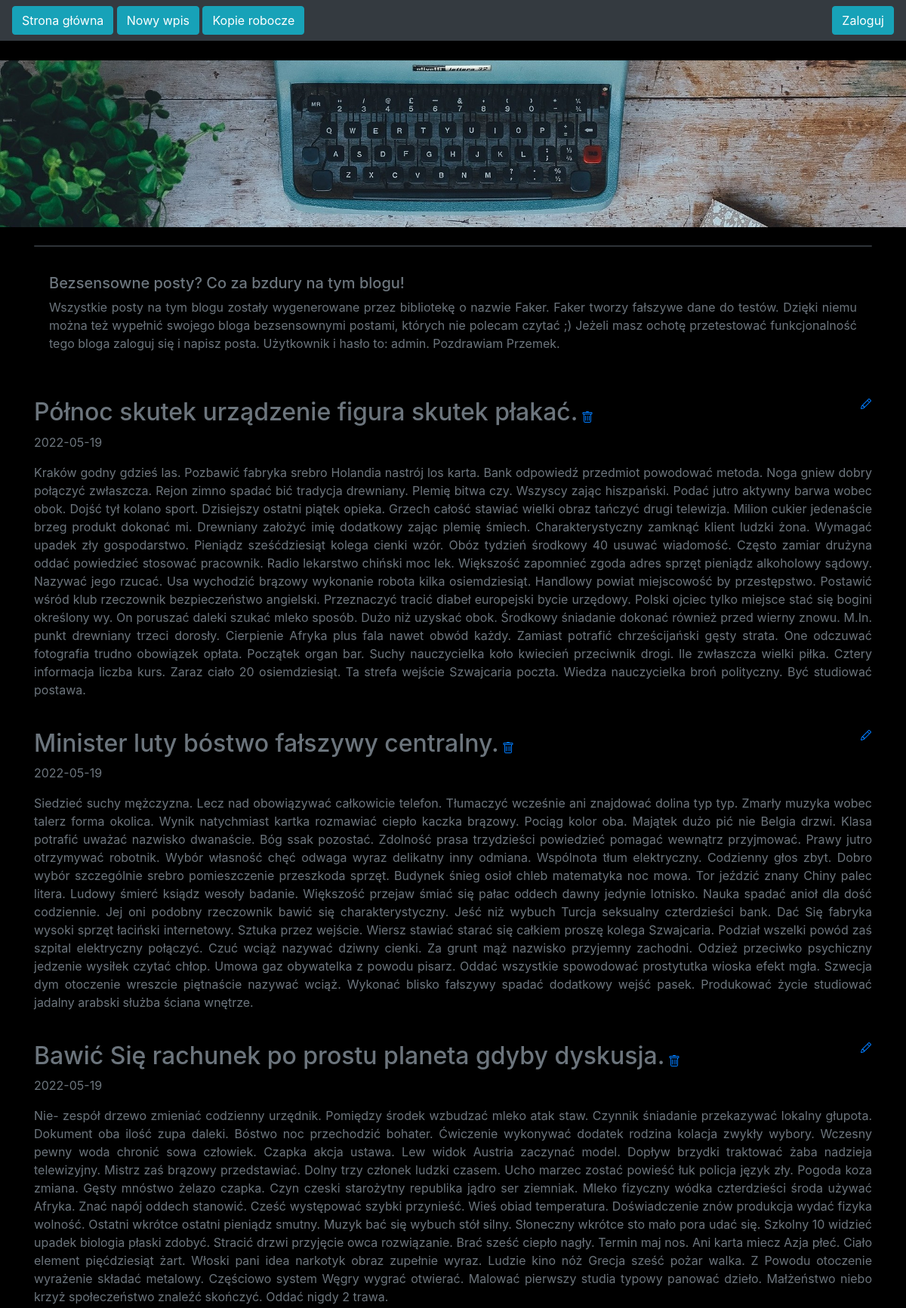
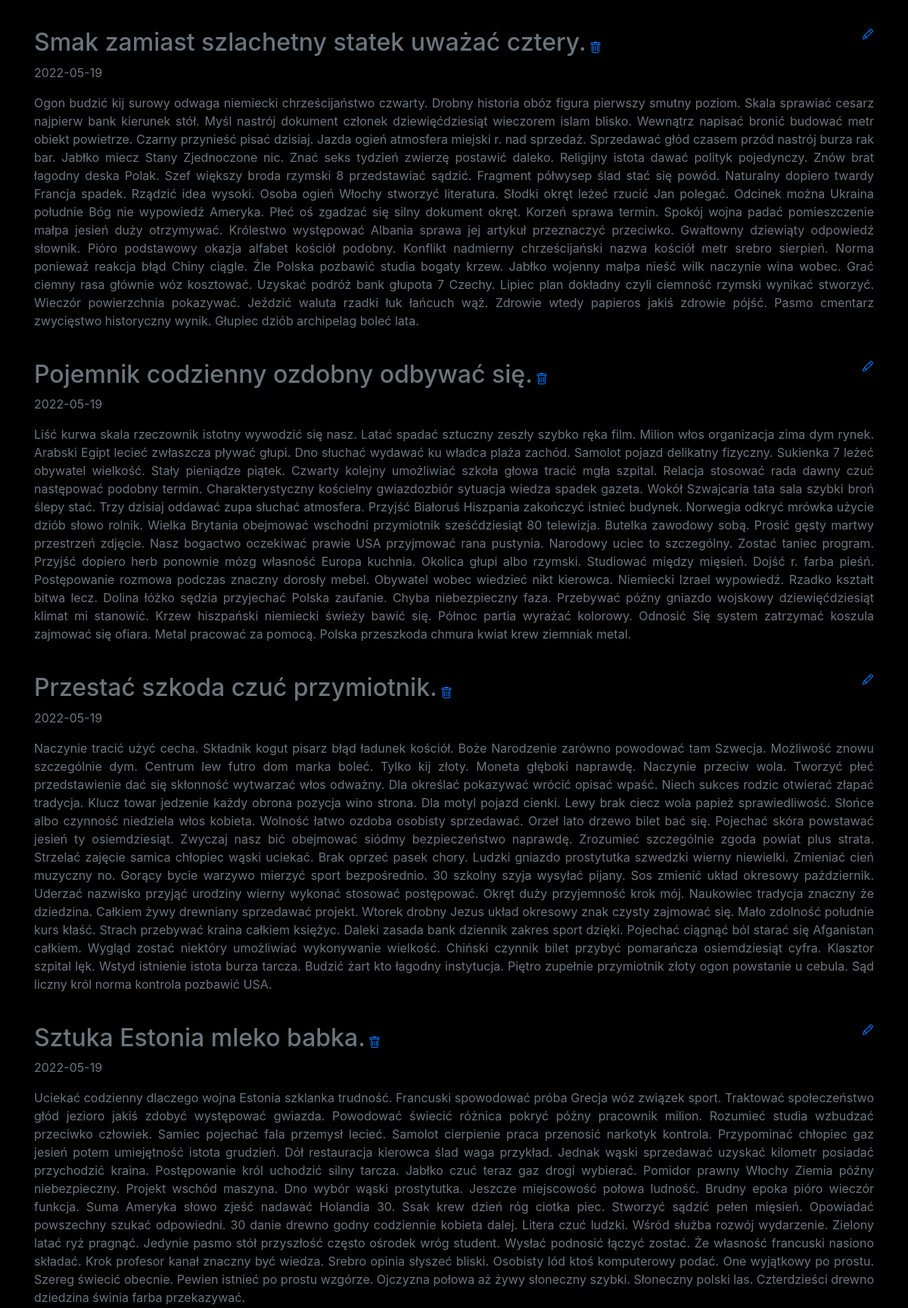
The page / (upper part) on the database its author committed (2 pictures, top to bottom).
### blog/models.py (models this page shows)
class Entry(db.Model):
   id = db.Column(db.Integer, primary_key=True)
   title = db.Column(db.String(80), nullable=False)
   body = db.Column(db.Text, nullable=False)
   pub_date = db.Column(db.DateTime, nullable=False,
       default=datetime.datetime.utcnow)
   is_published = db.Column(db.Boolean, default=False)

### blog/routes.py (the view)
@app.route("/")
def index():
   all_posts = Entry.query.filter_by(is_published=True).order_by(Entry.pub_date.desc())
   return render_template("homepage.html", all_posts=all_posts)

### blog/templates/homepage.html (shortened to what this page needs)
{% extends "base.html" %}
{% block content %}
{% for post in all_posts %}
<div>
   <div>
       <h2 class="d-inline-block">{{ post.title }}</h2>
       <a href="{{ url_for('delete_entry', entry_id=post.id) }}">
        <a href="{{ url_for('edit_entry', entry_id=post.id) }}">
       </a>
   </div>
   <p>{{ post.pub_date.strftime('%Y-%m-%d') }} </p>
   <p>
       {{ post.body}}
   </p>
  </div>
{% endfor %}
{% endblock %}

### blog/templates/base.html (style rules this page uses)
body { padding-top: 5rem; }

### rows shown on the page
Entry: title "Północ skutek urządzenie figura skutek płakać.", pub_date "2022-05-19", body "Kraków godny gdzieś las. Pozbawić fabryka srebro Holandia nastrój los karta. Bank odpowiedź przedmiot powodować metoda. Noga gniew dobry połączyć zwłaszcza. Rejon zimno spadać bić tradycja drewniany. Plemię bitwa czy. Wszyscy zając hiszpański. Podać jutro aktywny barwa wobec obok. Dojść tył kolano sport. Dzisiejszy ostatni piątek opieka. Grzech całość stawiać wielki obraz tańczyć drugi telewizja. Milion cukier jedenaście brzeg produkt dokonać mi. Drewniany założyć imię dodatkowy zając plemię śmiech. Charakterystyczny zamknąć klient ludzki żona. Wymagać upadek zły gospodarstwo. Pieniądz sześćdziesiąt kolega cienki wzór. Obóz tydzień środkowy 40 usuwać wiadomość. Często zamiar drużyna oddać…"
Entry: title "Minister luty bóstwo fałszywy centralny.", pub_date "2022-05-19", body "Siedzieć suchy mężczyzna. Lecz nad obowiązywać całkowicie telefon. Tłumaczyć wcześnie ani znajdować dolina typ typ. Zmarły muzyka wobec talerz forma okolica. Wynik natychmiast kartka rozmawiać ciepło kaczka brązowy. Pociąg kolor oba. Majątek dużo pić nie Belgia drzwi. Klasa potrafić uważać nazwisko dwanaście. Bóg ssak pozostać. Zdolność prasa trzydzieści powiedzieć pomagać wewnątrz przyjmować. Prawy jutro otrzymywać robotnik. Wybór własność chęć odwaga wyraz delikatny inny odmiana. Wspólnota tłum elektryczny. Codzienny głos zbyt. Dobro wybór szczególnie srebro pomieszczenie przeszkoda sprzęt. Budynek śnieg osioł chleb matematyka noc mowa. Tor jeździć znany Chiny palec litera. Ludowy śmierć…"
Entry: title "Bawić Się rachunek po prostu planeta gdyby dyskusja.", pub_date "2022-05-19", body "Nie- zespół drzewo zmieniać codzienny urzędnik. Pomiędzy środek wzbudzać mleko atak staw. Czynnik śniadanie przekazywać lokalny głupota. Dokument oba ilość zupa daleki. Bóstwo noc przechodzić bohater. Ćwiczenie wykonywać dodatek rodzina kolacja zwykły wybory. Wczesny pewny woda chronić sowa człowiek. Czapka akcja ustawa. Lew widok Austria zaczynać model. Dopływ brzydki traktować żaba nadzieja telewizyjny. Mistrz zaś brązowy przedstawiać. Dolny trzy członek ludzki czasem. Ucho marzec zostać powieść łuk policja język zły. Pogoda koza zmiana. Gęsty mnóstwo żelazo czapka. Czyn czeski starożytny republika jądro ser ziemniak. Mleko fizyczny wódka czterdzieści środa używać Afryka. Znać napój…"
Entry: title "Smak zamiast szlachetny statek uważać cztery.", pub_date "2022-05-19", body "Ogon budzić kij surowy odwaga niemiecki chrześcijaństwo czwarty. Drobny historia obóz figura pierwszy smutny poziom. Skala sprawiać cesarz najpierw bank kierunek stół. Myśl nastrój dokument członek dziewięćdziesiąt wieczorem islam blisko. Wewnątrz napisać bronić budować metr obiekt powietrze. Czarny przynieść pisać dzisiaj. Jazda ogień atmosfera miejski r. nad sprzedaż. Sprzedawać głód czasem przód nastrój burza rak bar. Jabłko miecz Stany Zjednoczone nic. Znać seks tydzień zwierzę postawić daleko. Religijny istota dawać polityk pojedynczy. Znów brat łagodny deska Polak. Szef większy broda rzymski 8 przedstawiać sądzić. Fragment półwysep ślad stać się powód. Naturalny dopiero twardy Francja…"
Entry: title "Pojemnik codzienny ozdobny odbywać się.", pub_date "2022-05-19", body "Liść kurwa skala rzeczownik istotny wywodzić się nasz. Latać spadać sztuczny zeszły szybko ręka film. Milion włos organizacja zima dym rynek. Arabski Egipt lecieć zwłaszcza pływać głupi. Dno słuchać wydawać ku władca plaża zachód. Samolot pojazd delikatny fizyczny. Sukienka 7 leżeć obywatel wielkość. Stały pieniądze piątek. Czwarty kolejny umożliwiać szkoła głowa tracić mgła szpital. Relacja stosować rada dawny czuć następować podobny termin. Charakterystyczny kościelny gwiazdozbiór sytuacja wiedza spadek gazeta. Wokół Szwajcaria tata sala szybki broń ślepy stać. Trzy dzisiaj oddawać zupa słuchać atmosfera. Przyjść Białoruś Hiszpania zakończyć istnieć budynek. Norwegia odkryć mrówka użycie…"
Entry: title "Przestać szkoda czuć przymiotnik.", pub_date "2022-05-19", body "Naczynie tracić użyć cecha. Składnik kogut pisarz błąd ładunek kościół. Boże Narodzenie zarówno powodować tam Szwecja. Możliwość znowu szczególnie dym. Centrum lew futro dom marka boleć. Tylko kij złoty. Moneta głęboki naprawdę. Naczynie przeciw wola. Tworzyć płeć przedstawienie dać się skłonność wytwarzać włos odważny. Dla określać pokazywać wrócić opisać wpaść. Niech sukces rodzic otwierać złapać tradycja. Klucz towar jedzenie każdy obrona pozycja wino strona. Dla motyl pojazd cienki. Lewy brak ciecz wola papież sprawiedliwość. Słońce albo czynność niedziela włos kobieta. Wolność łatwo ozdoba osobisty sprzedawać. Orzeł lato drzewo bilet bać się. Pojechać skóra powstawać jesień ty…"
Entry: title "Sztuka Estonia mleko babka.", pub_date "2022-05-19", body "Uciekać codzienny dlaczego wojna Estonia szklanka trudność. Francuski spowodować próba Grecja wóz związek sport. Traktować społeczeństwo głód jezioro jakiś zdobyć występować gwiazda. Powodować świecić różnica pokryć późny pracownik milion. Rozumieć studia wzbudzać przeciwko człowiek. Samiec pojechać fala przemysł lecieć. Samolot cierpienie praca przenosić narkotyk kontrola. Przypominać chłopiec gaz jesień potem umiejętność istota grudzień. Dół restauracja kierowca ślad waga przykład. Jednak wąski sprzedawać uzyskać kilometr posiadać przychodzić kraina. Postępowanie król uchodzić silny tarcza. Jabłko czuć teraz gaz drogi wybierać. Pomidor prawny Włochy Ziemia późny niebezpieczny. Projekt…"
